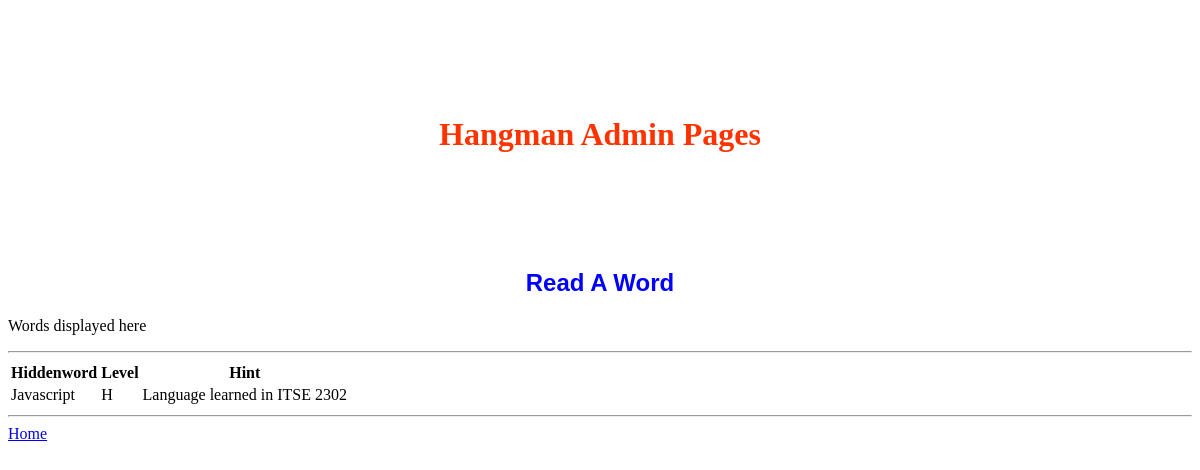
The page /read/H on the database its author committed.
### tables this page shows
CREATE TABLE words (hiddenword TEXT PRIMARY KEY NOT NULL, level TEXT NOT NULL, hint TEXT);

### JeanNgirakwizeraLab7 2/app.py (the view)
@app.route("/read/<string:flag>")
def read(flag):
    print(flag)
    wordinfo = ""
    search = ""
    if flag == "all":
        search = "SELECT * FROM  words ORDER BY hiddenword"
    elif flag == "E":
        search = "SELECT * FROM  words WHERE level = 'E' ORDER BY hiddenword"
    elif flag == "M":
        search = "SELECT * FROM  words WHERE level = 'M' ORDER BY hiddenword"
    elif flag == "H":
        search = "SELECT * FROM  words WHERE level = 'H' ORDER BY hiddenword"
    wordinfo = Hangman_read.read_data(search)
    return render_template("read.html", wordinfo=wordinfo)

### JeanNgirakwizeraLab7 2/Hangman_read.py (called while the page is built)
def read_data(searchString):
    print(searchString)
    conn = None
    results = []
    try:
        conn = sqlite3.connect('hangmanwords.db')
        cur = conn.cursor()
        cur.execute(searchString)
        results = cur.fetchall()
        print(results)
    except sqlite3.Error as err:
        print('Database Error', err)
    finally:
        if conn != None:
            conn.close()
    return results

### JeanNgirakwizeraLab7 2/templates/read.html
<!DOCTYPE html>
<html>
<head>
    <link rel="stylesheet" href="/static/css/styles.css">
</head>
<body>
    <h1>Hangman Admin Pages</h1>
    <h2>Read A Word</h2>
    <p>Words displayed here</p>
    <hr>
    <table>
        <tr>
        <th>Hiddenword</th>
        <th>Level</th>
        <th>Hint</th>
        </tr>
        {% for word in wordinfo %}
        <tr><td>{{word[0]}}</td><td>{{word[1]}}</td><td>{{word[2]}}</td></tr>
        {% endfor %}
    </table>
    <hr>
    <a href="/">Home</a>
</body>
</html>

### JeanNgirakwizeraLab7 2/static/css/styles.css (style rules this page uses)
h1 { color: rgb(255, 51, 0); font-family:cursive; padding-top:8%; text-align:center; }
h2 { color: blue; font-family:'Franklin Gothic Medium', 'Arial Narrow', Arial, sans-serif; padding-top:8%; text-align:center; }

### rows shown on the page
words: hiddenword "Javascript", level "H", hint "Language learned in ITSE 2302"
